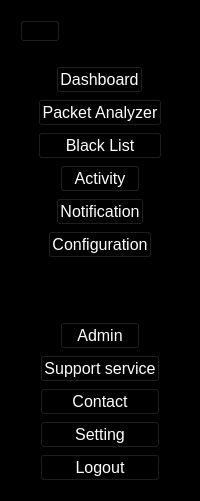
     <widget class="QWidget" name="leftMenu" native="true">
      <property name="sizePolicy">
       <sizepolicy hsizetype="Expanding" vsizetype="Expanding">
        <horstretch>0</horstretch>
        <verstretch>0</verstretch>
       </sizepolicy>
      </property>
      <property name="maximumSize">
       <size>
        <width>300</width>
        <height>16777215</height>
       </size>
      </property>
      <property name="styleSheet">
       <string notr="true">background-color: rgb(0, 0, 0);</string>
      </property>
      <layout class="QVBoxLayout" name="verticalLayout">
       <item alignment="Qt::AlignLeft|Qt::AlignTop">
        <widget class="QWidget" name="widget" native="true">
         <layout class="QVBoxLayout" name="verticalLayout_2">
          <item>
           <widget class="QPushButton" name="pushButton">
            <property name="cursor">
             <cursorShape>PointingHandCursor</cursorShape>
            </property>
            <property name="mouseTracking">
             <bool>true</bool>
            </property>
            <property name="styleSheet">
             <string notr="true"/>
            </property>
            <property name="text">
             <string/>
            </property>
            <property name="icon">
             <iconset resource="../Qss/icons/_icons.qrc">
              <normaloff>:/feather/icons/feather/menu.png</normaloff>:/feather/icons/feather/menu.png</iconset>
            </property>
            <property name="checkable">
             <bool>true</bool>
            </property>
           </widget>
          </item>
         </layout>
        </widget>
       </item>
       <item alignment="Qt::AlignHCenter|Qt::AlignTop">
        <widget class="QWidget" name="widget_2" native="true">
         <layout class="QVBoxLayout" name="verticalLayout_3">
          <item alignment="Qt::AlignHCenter">
           <widget class="QPushButton" name="pushButton_2">
            <property name="sizePolicy">
             <sizepolicy hsizetype="Expanding" vsizetype="Fixed">
              <horstretch>0</horstretch>
              <verstretch>0</verstretch>
             </sizepolicy>
            </property>
            <property name="font">
             <font>
              <pointsize>12</pointsize>
             </font>
            </property>
            <property name="cursor">
             <cursorShape>PointingHandCursor</cursorShape>
            </property>
            <property name="styleSheet">
             <string notr="true">color: rgb(255, 255, 255);</string>
            </property>
            <property name="text">
             <string>Dashboard</string>
            </property>
            <property name="icon">
             <iconset resource="../Qss/icons/_icons.qrc">
              <normaloff>:/material_design/icons/material_design/space_dashboard.png</normaloff>:/material_design/icons/material_design/space_dashboard.png</iconset>
            </property>
            <property name="checkable">
             <bool>true</bool>
            </property>
           </widget>
          </item>
          <item alignment="Qt::AlignHCenter">
           <widget class="QPushButton" name="pushButton_3">
            <property name="sizePolicy">
             <sizepolicy hsizetype="Expanding" vsizetype="Fixed">
              <horstretch>0</horstretch>
              <verstretch>0</verstretch>
             </sizepolicy>
            </property>
            <property name="font">
             <font>
              <pointsize>12</pointsize>
             </font>
            </property>
            <property name="cursor">
             <cursorShape>PointingHandCursor</cursorShape>
            </property>
            <property name="styleSheet">
             <string notr="true">color: rgb(255, 255, 255);</string>
            </property>
            <property name="text">
             <string>Packet Analyzer</string>
            </property>
            <property name="icon">
             <iconset resource="../Qss/icons/_icons.qrc">
              <normaloff>:/material_design/icons/material_design/manage_search.png</normaloff>:/material_design/icons/material_design/manage_search.png</iconset>
            </property>
           </widget>
          </item>
          <item>
           <widget class="QPushButton" name="pushButton_6">
            <property name="sizePolicy">
             <sizepolicy hsizetype="Expanding" vsizetype="Fixed">
              <horstretch>0</horstretch>
              <verstretch>0</verstretch>
             </sizepolicy>
            </property>
            <property name="font">
             <font>
              <pointsize>12</pointsize>
             </font>
            </property>
            <property name="cursor">
             <cursorShape>PointingHandCursor</cursorShape>
            </property>
            <property name="styleSheet">
             <string notr="true">color: rgb(255, 255, 255);</string>
            </property>
            <property name="text">
             <string>Black List</string>
            </property>
            <property name="icon">
             <iconset resource="../Qss/icons/_icons.qrc">
              <normaloff>:/font_awesome_solid/icons/font_awesome/solid/ban.png</normaloff>:/font_awesome_solid/icons/font_awesome/solid/ban.png</iconset>
            </property>
           </widget>
          </item>
          <item alignment="Qt::AlignHCenter">
           <widget class="QPushButton" name="pushButton_5">
            <property name="font">
             <font>
              <pointsize>12</pointsize>
             </font>
            </property>
            <property name="cursor">
             <cursorShape>PointingHandCursor</cursorShape>
            </property>
            <property name="styleSheet">
             <string notr="true">color: rgb(255, 255, 255);
border-color: qlineargradient(spread:pad, x1:0, y1:0, x2:1, y2:0, stop:0 rgba(0, 0, 0, 255), stop:1 rgba(255, 255, 255, 255));</string>
            </property>
            <property name="text">
             <string>Activity</string>
            </property>
            <property name="icon">
             <iconset resource="../Qss/icons/_icons.qrc">
              <normaloff>:/material_design/icons/material_design/work_history.png</normaloff>:/material_design/icons/material_design/work_history.png</iconset>
            </property>
           </widget>
          </item>
          <item alignment="Qt::AlignHCenter">
           <widget class="QPushButton" name="pushButton_4">
            <property name="font">
             <font>
              <pointsize>12</pointsize>
             </font>
            </property>
            <property name="cursor">
             <cursorShape>PointingHandCursor</cursorShape>
            </property>
            <property name="styleSheet">
             <string notr="true">color: rgb(255, 255, 255);</string>
            </property>
            <property name="text">
             <string>Notification</string>
            </property>
            <property name="icon">
             <iconset resource="../Qss/icons/_icons.qrc">
              <normaloff>:/material_design/icons/material_design/circle_notifications.png</normaloff>:/material_design/icons/material_design/circle_notifications.png</iconset>
            </property>
           </widget>
          </item>
          <item alignment="Qt::AlignHCenter">
           <widget class="QPushButton" name="pushButton_7">
            <property name="font">
             <font>
              <pointsize>12</pointsize>
             </font>
            </property>
            <property name="cursor">
             <cursorShape>PointingHandCursor</cursorShape>
            </property>
            <property name="styleSheet">
             <string notr="true">color: rgb(255, 255, 255);</string>
            </property>
            <property name="text">
             <string>Configuration</string>
            </property>
            <property name="icon">
             <iconset resource="../Qss/icons/_icons.qrc">
              <normaloff>:/feather/icons/feather/tool.png</normaloff>:/feather/icons/feather/tool.png</iconset>
            </property>
           </widget>
          </item>
         </layout>
        </widget>
       </item>
       <item>
        <spacer name="verticalSpacer">
         <property name="orientation">
          <enum>Qt::Vertical</enum>
         </property>
         <property name="sizeHint" stdset="0">
          <size>
           <width>20</width>
           <height>40</height>
          </size>
         </property>
        </spacer>
       </item>
       <item alignment="Qt::AlignHCenter|Qt::AlignBottom">
        <widget class="QWidget" name="widget_3" native="true">
         <layout class="QVBoxLayout" name="verticalLayout_4">
          <item alignment="Qt::AlignHCenter">
           <widget class="QPushButton" name="pushButton_8">
            <property name="font">
             <font>
              <pointsize>12</pointsize>
             </font>
            </property>
            <property name="cursor">
             <cursorShape>PointingHandCursor</cursorShape>
            </property>
            <property name="styleSheet">
             <string notr="true">color: rgb(255, 255, 255);</string>
            </property>
            <property name="text">
             <string>Admin</string>
            </property>
            <property name="icon">
             <iconset resource="../Qss/icons/_icons.qrc">
              <normaloff>:/material_design/icons/material_design/admin_panel_settings.png</normaloff>:/material_design/icons/material_design/admin_panel_settings.png</iconset>
            </property>
           </widget>
          </item>
          <item>
           <widget class="QPushButton" name="pushButton_9">
            <property name="font">
             <font>
              <pointsize>12</pointsize>
             </font>
            </property>
            <property name="cursor">
             <cursorShape>PointingHandCursor</cursorShape>
            </property>
            <property name="styleSheet">
             <string notr="true">color: rgb(255, 255, 255);</string>
            </property>
            <property name="text">
             <string>Support service</string>
            </property>
            <property name="icon">
             <iconset resource="../Qss/icons/_icons.qrc">
              <normaloff>:/material_design/icons/material_design/support_agent.png</normaloff>:/material_design/icons/material_design/support_agent.png</iconset>
            </property>
           </widget>
          </item>
          <item>
           <widget class="QPushButton" name="pushButton_10">
            <property name="font">
             <font>
              <pointsize>12</pointsize>
             </font>
            </property>
            <property name="cursor">
             <cursorShape>PointingHandCursor</cursorShape>
            </property>
            <property name="styleSheet">
             <string notr="true">color: rgb(255, 255, 255);</string>
            </property>
            <property name="text">
             <string>Contact</string>
            </property>
            <property name="icon">
             <iconset resource="../Qss/icons/_icons.qrc">
              <normaloff>:/material_design/icons/material_design/perm_contact_calendar.png</normaloff>:/material_design/icons/material_design/perm_contact_calendar.png</iconset>
            </property>
           </widget>
          </item>
          <item>
           <widget class="QPushButton" name="pushButton_11">
            <property name="font">
             <font>
              <pointsize>12</pointsize>
             </font>
            </property>
            <property name="cursor">
             <cursorShape>PointingHandCursor</cursorShape>
            </property>
            <property name="styleSheet">
             <string notr="true">color: rgb(255, 255, 255);</string>
            </property>
            <property name="text">
             <string>Setting</string>
            </property>
            <property name="icon">
             <iconset resource="../Qss/icons/_icons.qrc">
              <normaloff>:/feather/icons/feather/settings.png</normaloff>:/feather/icons/feather/settings.png</iconset>
            </property>
            <property name="checkable">
             <bool>true</bool>
            </property>
           </widget>
          </item>
          <item>
           <widget class="QPushButton" name="pushButton_12">
            <property name="font">
             <font>
              <pointsize>12</pointsize>
             </font>
            </property>
            <property name="cursor">
             <cursorShape>PointingHandCursor</cursorShape>
            </property>
            <property name="styleSheet">
             <string notr="true">color: rgb(255, 255, 255);</string>
            </property>
            <property name="text">
             <string>Logout</string>
            </property>
            <property name="icon">
             <iconset resource="../Qss/icons/_icons.qrc">
              <normaloff>:/material_design/icons/material_design/logout.png</normaloff>:/material_design/icons/material_design/logout.png</iconset>
            </property>
           </widget>
          </item>
         </layout>
        </widget>
       </item>
      </layout>
     </widget>
